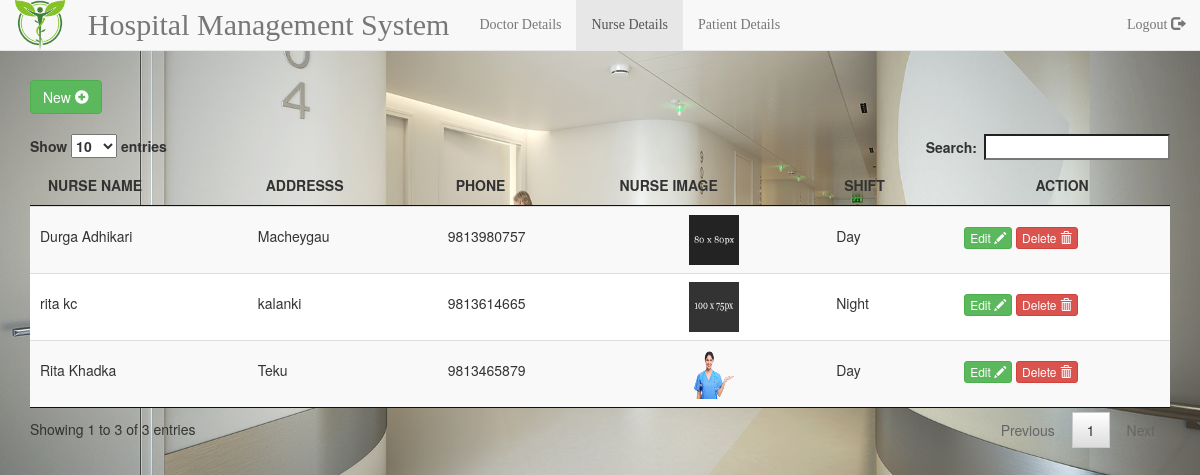
The page /admin/nurse.php on the database its author committed.
### tables this page shows
CREATE TABLE IF NOT EXISTS `nurse` (
  `n_id` int(100) NOT NULL AUTO_INCREMENT,
  `n_name` varchar(100) NOT NULL,
  `n_address` varchar(100) NOT NULL,
  `n_phone` varchar(15) NOT NULL,
  `n_img` varchar(255) NOT NULL,
  `n_shift` varchar(100) NOT NULL,
  PRIMARY KEY (`n_id`)
);

### database/connection.php (called while the page is built, shortened)
<?php
class connection{
	public function __construct($username="root", $password="", $host="localhost", $dbname="hospital", $options = []){
		try{
			$this->datab = new PDO("mysql:host={$host};  dbname={$dbname}; charset=utf8", $username, $password, $options);
		}catch(PDOException $e){
			throw new Exception($e->getMessage());
		}
	}
}
 ?>

### database/Database.php (called while the page is built, shortened)
<?php
include_once('connection.php');
class Database extends connection{
	public function getRows($query, $params = []){
		try {
			$stmt = $this->datab->prepare($query);
			$stmt->execute($params);
			return $stmt->fetchAll();
		} catch (PDOException $e) {
			throw new Exception($e->getMessage());
		}
	}
}
 ?>

### admin/nurse.php (the view, shortened to what this page needs)
<?php
	$db = new Database();
?>
<!DOCTYPE html>
<html lang="">
	<head>
		<link rel="stylesheet" type="text/css" href="../bootstrap/css/bootstrap.css">
		<link rel="stylesheet" type="text/css" href="../bootstrap/css/jquery.dataTables.css">
	    <link rel="stylesheet" href="../bootstrap/css/jquery.dataTables.css">
	</head>
	<body style="background:url(../img/index1.jpg);background-size: cover;background-position-y: -174px;" >
			<nav class="navbar navbar-default navbar-fixed-top" role="navigation">
				<div class="container-fluid">
					<div class="navbar-header">
						<img src="../img/logo3.png" height="50" width="50"> &nbsp;
					</div>
					<div class="collapse navbar-collapse navbar-ex1-collapse">
						<ul class="nav navbar-nav">
							<li><a href="#" style="font-family: Times New Roman; font-size: 30px;">Hospital Management System</a></li>
						</ul>
						<ul class="nav navbar-nav" style="font-family: Times New Roman;">
							<li>
								<a href="doctor.php">Doctor Details</a>
							</li>
							<li class="active">
								<a href="nurse.php">Nurse Details</a>
							</li>
							<li>
								<a href="patient.php">Patient Details</a>
							</li>
						</ul>
						<ul class="nav navbar-nav navbar-right" style="font-family: Times New Roman;">
							<li>
								<?php include_once('../includes/logout.php'); ?>
							</li>
						</ul>
					</div>
				</div>
			</nav>
		<br />
		<br />
		<br />
		<br />
		 <div class="container">
			<a href="newnurse.php" class="btn btn-success">
				New
				<span class="glyphicon glyphicon-plus-sign" aria-hidden="true"></span>
			</a>
			<br />
			<br />
		 	 <table id="myTable" class="table table-striped" >
				<thead>
					<th>NURSE NAME</th>
					<th>ADDRESSS</th>
					<th>PHONE</th>
					<th>NURSE IMAGE</th>
					<th>SHIFT</th>
					<th><center>ACTION</center></th>
				</thead>
				<tbody>
					<?php
						$sql = "SELECT * FROM nurse ORDER BY n_name";
						$res = $db->getRows($sql);
						foreach ($res as $row) {
							$nid = $row['n_id'];
							$nname = $row['n_name'];
							$naddress = $row['n_address'];
							$nphone = $row['n_phone'];
							$bimg = $row['n_img'];
							$nshift = $row['n_shift'];
					?>
					<tr>
						<td class="align-img"><?php echo $nname; ?></td>
						<td class="align-img"><?php echo $naddress; ?></td>
						<td class="align-img"><?php echo $nphone; ?></td>
						<td class="align-img"><center><img src="<?php echo $bimg; ?>" width="50" height="50"></center></td>
						<td class="align-img"><?php echo $nshift; ?></td>
						<td class="align-img">
							<a class = "btn btn-success btn-xs" href="nurseupdate.php?editid=<?php echo $nid; ?>">
								Edit
								<span class="glyphicon glyphicon-pencil" aria-hidden="true"></span>
							</a>
							<a class = "btn btn-danger  btn-xs" href="nurse.php?delid=<?php echo $nid; ?>&bimg=<?php echo $bimg; ?>">
								Delete
								<span class="glyphicon glyphicon-trash" aria-hidden="true"></span>
							</a>
						</td>
					</tr>
					<?php } ?>
				</tbody>
			</table>
		 </div>
	</body>
    <link rel="stylesheet" href="../bootstrap/css/jquery.dataTables.css">
</html>

### includes/logout.php
<a href="../logout.php">
	Logout
	<span class="glyphicon glyphicon-log-out" aria-hidden="true"></span>
</a>

### admin/nurse.php (style rules this page uses)
.navbar { margin-bottom:0px !important; }
td.align-img { line-height: 3 !important; }

### rows shown on the page
nurse: n_name "Durga Adhikari", n_address "Macheygau", n_phone "9813980757", n_img (picture), n_shift "Day"
nurse: n_name "rita kc", n_address "kalanki", n_phone "9813614665", n_img (picture), n_shift "Night"
nurse: n_name "Rita Khadka", n_address "Teku", n_phone "9813465879", n_img (picture), n_shift "Day"
